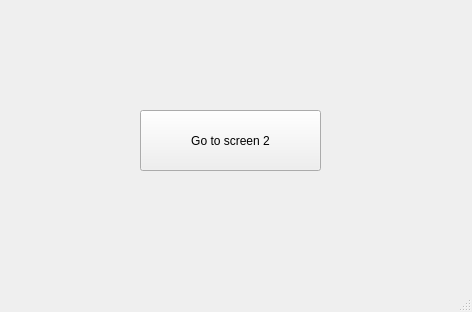
<?xml version="1.0" encoding="UTF-8"?>
<ui version="4.0">
 <class>MainWindow</class>
 <widget class="QMainWindow" name="MainWindow">
  <property name="geometry">
   <rect>
    <x>0</x>
    <y>0</y>
    <width>472</width>
    <height>312</height>
   </rect>
  </property>
  <property name="windowTitle">
   <string>MainWindow</string>
  </property>
  <widget class="QWidget" name="centralwidget">
   <widget class="QPushButton" name="button">
    <property name="geometry">
     <rect>
      <x>140</x>
      <y>110</y>
      <width>181</width>
      <height>61</height>
     </rect>
    </property>
    <property name="text">
     <string>Go to screen 2</string>
    </property>
   </widget>
  </widget>
  <widget class="QMenuBar" name="menubar">
   <property name="geometry">
    <rect>
     <x>0</x>
     <y>0</y>
     <width>472</width>
     <height>21</height>
    </rect>
   </property>
  </widget>
  <widget class="QStatusBar" name="statusbar"/>
 </widget>
 <resources/>
 <connections/>
</ui>
